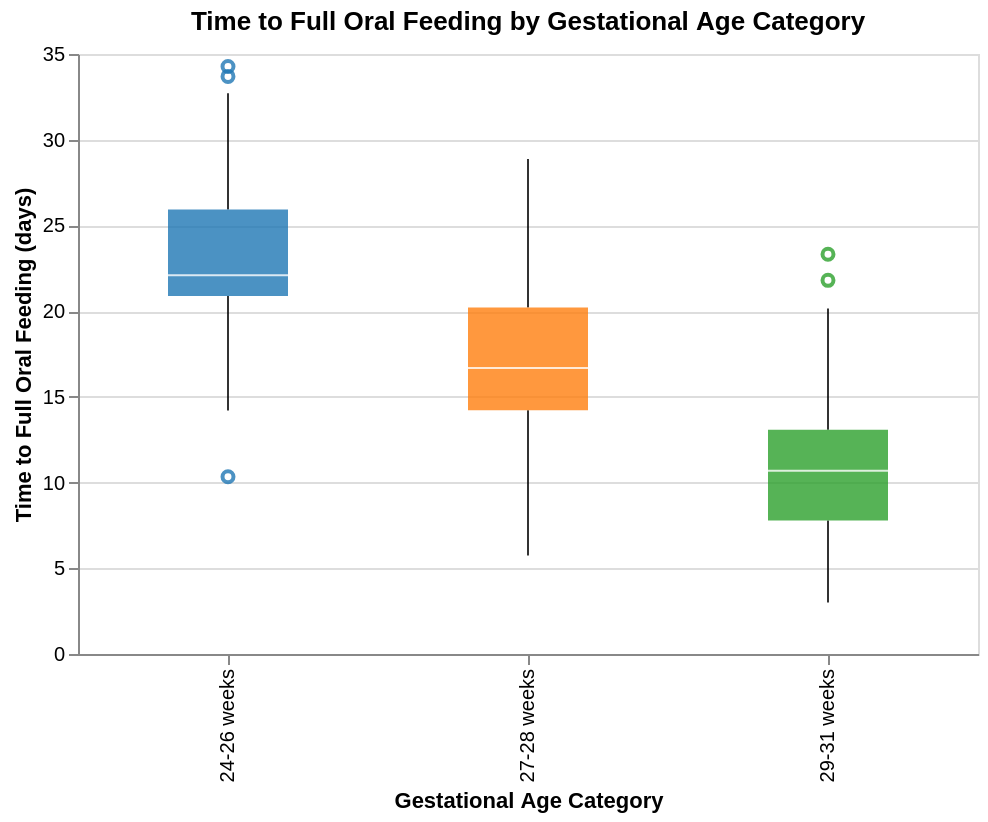

Write a Vega-Lite specification for this figure.
### Vega-Lite specification from a JSON file in a GitHub repository (floating-point values rounded to 4 significant figures; data arrays with more than 128 entries replaced by an {"elided": "..."} marker saying what was removed)
{"config": {"view": {"continuousWidth": 300, "continuousHeight": 300}}, "data": {"name": "data-15f8b85dee5618c5438b809c99aa1515"}, "mark": {"type": "boxplot", "opacity": 0.8, "size": 60}, "encoding": {"color": {"field": "ga_category", "legend": null, "scale": {"scheme": "category10"}, "type": "ordinal"}, "tooltip": [{"field": "ga_category", "title": "GA Category", "type": "ordinal"}, {"field": "time_to_FOF", "title": "Time to FOF (days)", "type": "quantitative"}], "x": {"field": "ga_category", "sort": ["24-26 weeks", "27-28 weeks", "29-31 weeks"], "title": "Gestational Age Category", "type": "ordinal"}, "y": {"field": "time_to_FOF", "title": "Time to Full Oral Feeding (days)", "type": "quantitative"}}, "height": 300, "title": "Time to Full Oral Feeding by Gestational Age Category", "width": 450, "$schema": "https://vega.github.io/schema/vega-lite/v5.20.1.json", "datasets": {"data-15f8b85dee5618c5438b809c99aa1515": {"elided": "180 records"}}}
